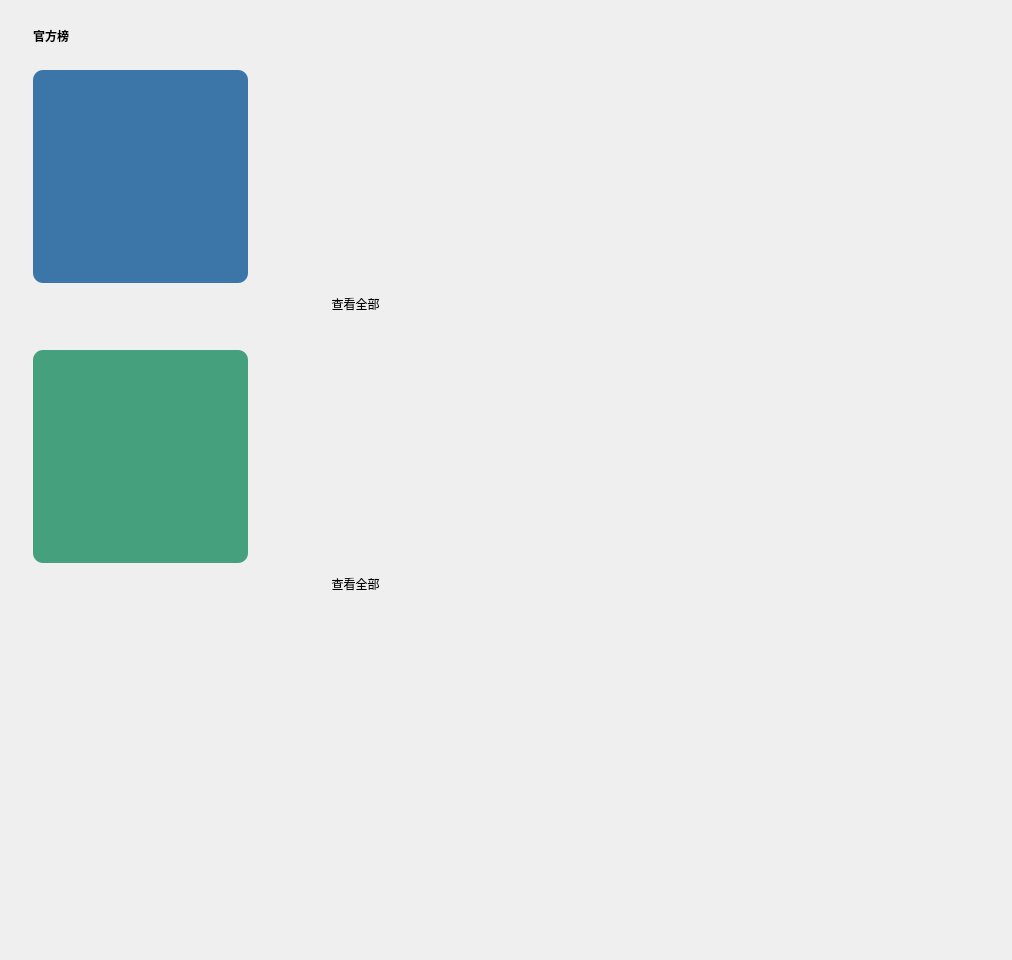
<?xml version="1.0" encoding="UTF-8"?>
<ui version="4.0">
 <class>RankListClass</class>
 <widget class="QWidget" name="RankListClass">
  <property name="geometry">
   <rect>
    <x>0</x>
    <y>0</y>
    <width>1012</width>
    <height>960</height>
   </rect>
  </property>
  <property name="minimumSize">
   <size>
    <width>1012</width>
    <height>960</height>
   </size>
  </property>
  <property name="windowTitle">
   <string>RankList</string>
  </property>
  <widget class="QLabel" name="label">
   <property name="geometry">
    <rect>
     <x>33</x>
     <y>10</y>
     <width>171</width>
     <height>51</height>
    </rect>
   </property>
   <property name="styleSheet">
    <string notr="true">font: 75 16pt &quot;Agency FB&quot;;
font-weight: bold;</string>
   </property>
   <property name="text">
    <string>官方榜</string>
   </property>
  </widget>
  <widget class="QLabel" name="soar_label">
   <property name="geometry">
    <rect>
     <x>33</x>
     <y>70</y>
     <width>215</width>
     <height>213</height>
    </rect>
   </property>
   <property name="minimumSize">
    <size>
     <width>215</width>
     <height>213</height>
    </size>
   </property>
   <property name="cursor">
    <cursorShape>PointingHandCursor</cursorShape>
   </property>
   <property name="styleSheet">
    <string notr="true">font: 87 italic 16pt &quot;Bodoni MT Black&quot;;
background-color: #3c76a8;
color: rgb(255, 255, 255);
border-radius: 10px;</string>
   </property>
   <property name="text">
    <string/>
   </property>
   <property name="alignment">
    <set>Qt::AlignCenter</set>
   </property>
  </widget>
  <widget class="QWidget" name="soar_list" native="true">
   <property name="geometry">
    <rect>
     <x>290</x>
     <y>70</y>
     <width>697</width>
     <height>212</height>
    </rect>
   </property>
   <property name="minimumSize">
    <size>
     <width>697</width>
     <height>212</height>
    </size>
   </property>
   <property name="styleSheet">
    <string notr="true">border-radius:10px;</string>
   </property>
  </widget>
  <widget class="QPushButton" name="soar_btn">
   <property name="geometry">
    <rect>
     <x>300</x>
     <y>290</y>
     <width>111</width>
     <height>28</height>
    </rect>
   </property>
   <property name="cursor">
    <cursorShape>PointingHandCursor</cursorShape>
   </property>
   <property name="layoutDirection">
    <enum>Qt::RightToLeft</enum>
   </property>
   <property name="styleSheet">
    <string notr="true"/>
   </property>
   <property name="text">
    <string>查看全部</string>
   </property>
   <property name="icon">
    <iconset>
     <normaloff>../../res/向右.png</normaloff>../../res/向右.png</iconset>
   </property>
   <property name="iconSize">
    <size>
     <width>30</width>
     <height>30</height>
    </size>
   </property>
   <property name="checkable">
    <bool>false</bool>
   </property>
   <property name="autoDefault">
    <bool>false</bool>
   </property>
   <property name="flat">
    <bool>true</bool>
   </property>
  </widget>
  <widget class="QPushButton" name="new_song_btn">
   <property name="geometry">
    <rect>
     <x>300</x>
     <y>570</y>
     <width>111</width>
     <height>28</height>
    </rect>
   </property>
   <property name="cursor">
    <cursorShape>PointingHandCursor</cursorShape>
   </property>
   <property name="focusPolicy">
    <enum>Qt::NoFocus</enum>
   </property>
   <property name="layoutDirection">
    <enum>Qt::RightToLeft</enum>
   </property>
   <property name="styleSheet">
    <string notr="true">color: rgb(102, 102, 102);
font: 11pt &quot;Agency FB&quot;;
border-radius: 12px;
QPushButton#new_song_btn:hover{
	font-weight: bold;
}</string>
   </property>
   <property name="text">
    <string>查看全部</string>
   </property>
   <property name="icon">
    <iconset>
     <normaloff>../../res/向右.png</normaloff>../../res/向右.png</iconset>
   </property>
   <property name="iconSize">
    <size>
     <width>30</width>
     <height>30</height>
    </size>
   </property>
   <property name="checkable">
    <bool>false</bool>
   </property>
   <property name="autoDefault">
    <bool>false</bool>
   </property>
   <property name="flat">
    <bool>true</bool>
   </property>
  </widget>
  <widget class="QLabel" name="new_song_label">
   <property name="geometry">
    <rect>
     <x>33</x>
     <y>350</y>
     <width>215</width>
     <height>213</height>
    </rect>
   </property>
   <property name="minimumSize">
    <size>
     <width>215</width>
     <height>213</height>
    </size>
   </property>
   <property name="cursor">
    <cursorShape>PointingHandCursor</cursorShape>
   </property>
   <property name="styleSheet">
    <string notr="true">font: 87 italic 16pt &quot;Bodoni MT Black&quot;;
background-color: #45a07e;
color: rgb(255, 255, 255);
border-radius: 10px;</string>
   </property>
   <property name="text">
    <string/>
   </property>
   <property name="alignment">
    <set>Qt::AlignCenter</set>
   </property>
  </widget>
  <widget class="QWidget" name="new_song_list" native="true">
   <property name="geometry">
    <rect>
     <x>290</x>
     <y>350</y>
     <width>697</width>
     <height>212</height>
    </rect>
   </property>
   <property name="minimumSize">
    <size>
     <width>697</width>
     <height>212</height>
    </size>
   </property>
   <property name="styleSheet">
    <string notr="true">border-radius:10px;</string>
   </property>
  </widget>
 </widget>
 <layoutdefault spacing="6" margin="11"/>
 <resources/>
 <connections/>
</ui>
